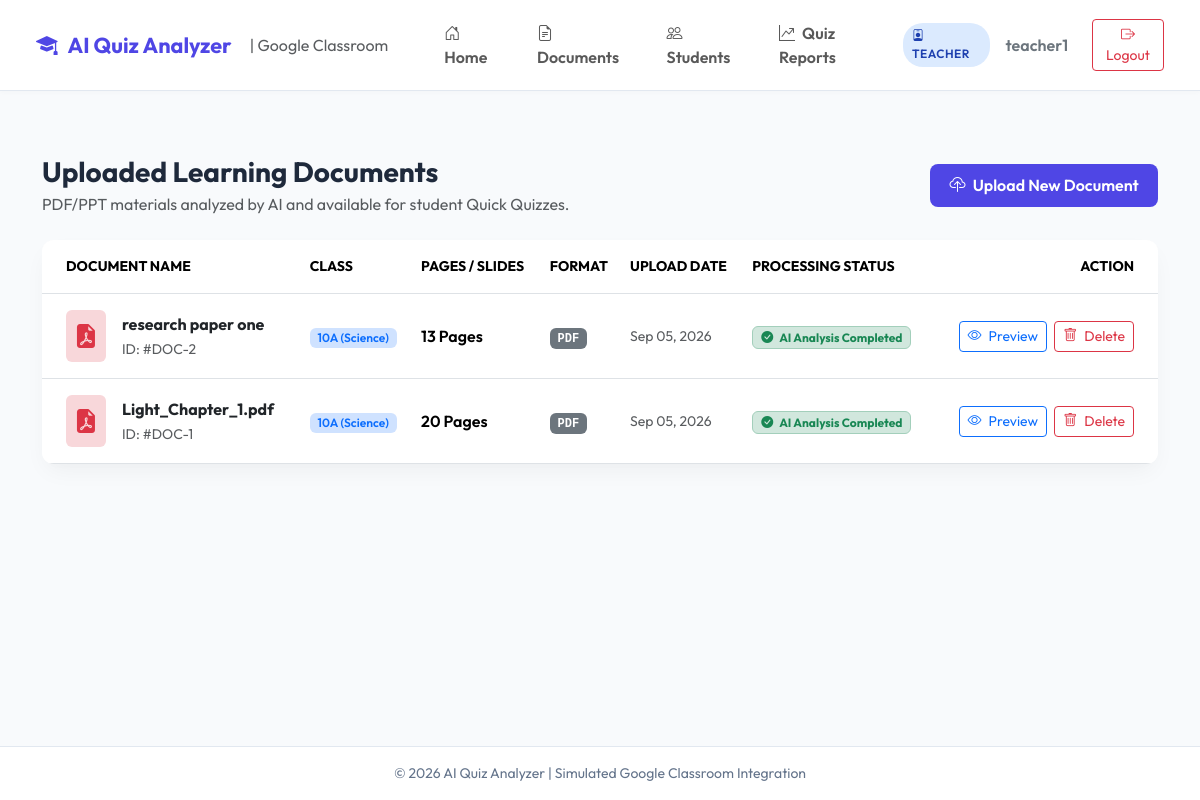
The page /teacher/documents/ (signed in) on the database as committed earlier.
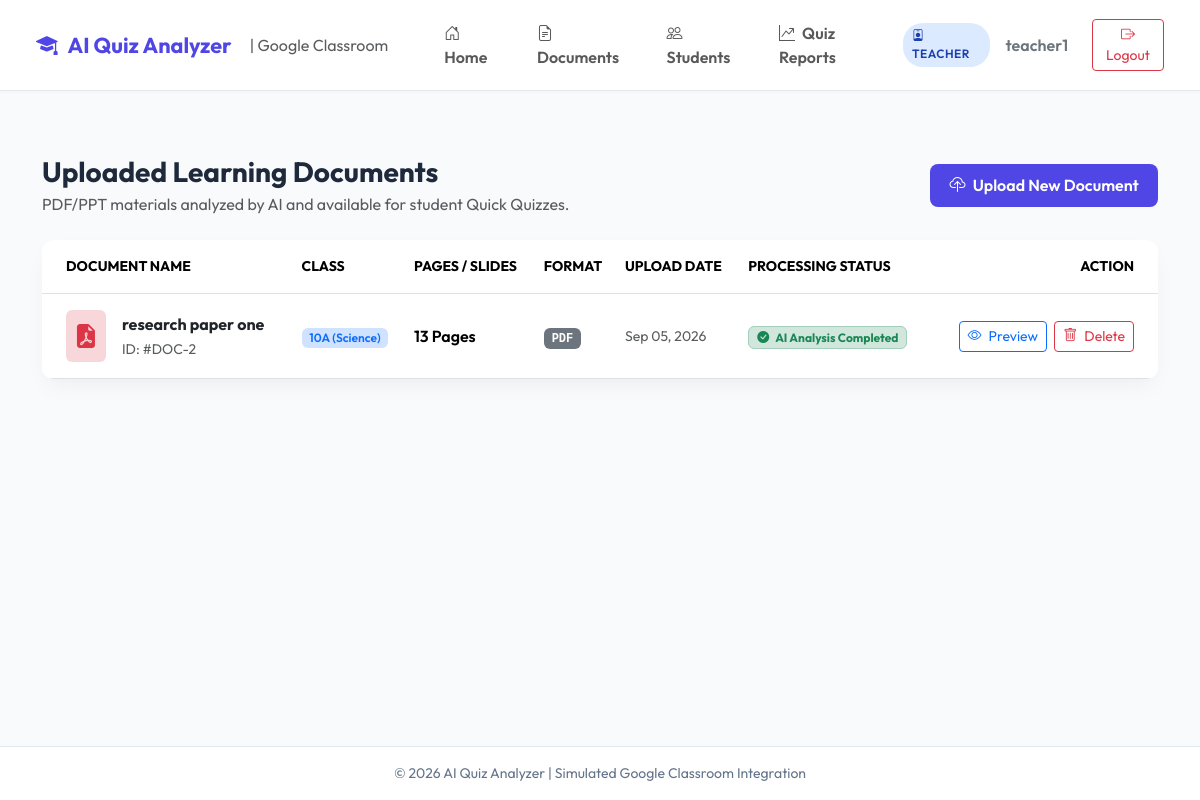
The same page on the database as committed later.
### quiz_app/models.py (models this page shows, shortened)
class Document(models.Model):
    FILE_TYPE_CHOICES = (
        ('PDF', 'PDF Document'),
        ('PPT', 'PPT Presentation'),
        ('PPTX', 'PPTX Presentation'),
    )
    STATUS_CHOICES = (
        ('PENDING', 'Pending Processing'),
        ('PROCESSING', 'Processing'),
        ('COMPLETED', 'AI Analysis Completed'),
        ('FAILED', 'Processing Failed'),
    )
    classroom = models.ForeignKey(ClassRoom, on_delete=models.CASCADE, related_name='documents')
    title = models.CharField(max_length=255)
    file = models.FileField(upload_to='documents/', null=True, blank=True)
    file_type = models.CharField(max_length=10, choices=FILE_TYPE_CHOICES, default='PDF')
    total_pages = models.IntegerField(default=0)
    upload_date = models.DateTimeField(auto_now_add=True)
    processing_status = models.CharField(max_length=20, choices=STATUS_CHOICES, default='PENDING')

class ClassRoom(models.Model):
    name = models.CharField(max_length=100)
    code = models.CharField(max_length=20, unique=True)
    subject = models.CharField(max_length=100)
    teacher = models.ForeignKey(User, on_delete=models.CASCADE, related_name='classes_created')
    created_at = models.DateTimeField(auto_now_add=True)

### quiz_app/views.py (the view)
# urls.py: path('teacher/documents/', views.teacher_document_list, name='teacher_document_list'),
@login_required
def teacher_document_list(request):
    if not request.user.is_teacher:
        return redirect('student_dashboard')
    documents = Document.objects.filter(classroom__teacher=request.user).order_by('-upload_date')
    return render(request, 'teacher/document_list.html', {'documents': documents})

### quiz_app/models.py (called while the page is built)
    @property
    def is_teacher(self):
        return self.role == 'TEACHER'

### templates/teacher/document_list.html (shortened to what the changed rows need)
{% extends 'base.html' %}
{% block content %}
<div class="container py-3">
    <div class="card card-custom border-0 p-0 overflow-hidden">
        <div class="table-responsive">
            <table class="table table-hover align-middle mb-0">
                <thead class="bg-light text-muted small text-uppercase">
                    <tr>
                        <th class="ps-4 py-3">Document Name</th>
                        <th class="py-3">Class</th>
                        <th class="py-3">Pages / Slides</th>
                        <th class="py-3">Format</th>
                        <th class="py-3">Upload Date</th>
                        <th class="py-3">Processing Status</th>
                        <th class="pe-4 py-3 text-end">Action</th>
                    </tr>
                </thead>
                <tbody>
                    {% for doc in documents %}
                    <tr>
                        <td class="ps-4 py-3">
                            <div class="d-flex align-items-center">
                                <div class="p-2 bg-danger-subtle text-danger rounded me-3">
                                    <i class="bi bi-file-earmark-pdf-fill fs-4"></i>
                                </div>
                                <div>
                                    <span class="fw-bold text-dark d-block">{{ doc.title }}</span>
                                    <span class="small text-muted">ID: #DOC-{{ doc.id }}</span>
                                </div>
                            </div>
                        </td>
                        <td>
                            <span class="badge bg-primary-subtle text-primary fw-semibold">{{ doc.classroom.name }} ({{ doc.classroom.subject }})</span>
                        </td>
                        <td class="fw-semibold">{{ doc.total_pages }} Pages</td>
                        <td><span class="badge bg-secondary font-monospace">{{ doc.file_type }}</span></td>
                        <td class="text-muted small">{{ doc.upload_date|date:"M d, Y" }}</td>
                        <td>
                            {% if doc.processing_status == 'COMPLETED' %}
                                <span class="badge bg-success-subtle text-success border border-success-subtle px-2 py-1">
                                    <i class="bi bi-check-circle-fill me-1"></i> {{ doc.get_processing_status_display }}
                                </span>
                            {% elif doc.processing_status == 'PROCESSING' %}
                                <span class="badge bg-warning-subtle text-warning border border-warning-subtle px-2 py-1">
                                    <i class="bi bi-hourglass-split me-1"></i> Processing...
                                </span>
                            {% else %}
                                <span class="badge bg-secondary px-2 py-1">{{ doc.get_processing_status_display }}</span>
                            {% endif %}
                        </td>
                        <td class="pe-4 text-end">
                            <a href="{% url 'document_viewer' doc.id %}" class="btn btn-sm btn-outline-primary me-1">
                                <i class="bi bi-eye me-1"></i> Preview
                            </a>
                            <form method="post" action="{% url 'delete_document' doc.id %}" class="d-inline" onsubmit="return confirm('Are you sure you want to delete document \'{{ doc.title }}\'?');">
                                <button type="submit" class="btn btn-sm btn-outline-danger">
                                    <i class="bi bi-trash me-1"></i> Delete
                                </button>
                            </form>
                        </td>
                    </tr>
                    {% endfor %}
                </tbody>
            </table>
        </div>
    </div>
</div>
{% endblock %}

Rows that differ between the two databases and show on the page:
removed Document: title "Light_Chapter_1.pdf", id "1", classroom.name "10A", classroom.subject "Science", total_pages "20", file_type "PDF", upload_date "Sep 05, 2026", processing_status "AI Analysis Completed"
